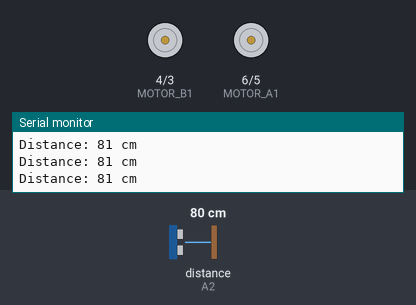
Simulated run of this sketch. Board: Arduino Uno, built with avr-gcc and run on an emulated ATmega328P. Shown: motor-driver pin pairs drawn as motors (green arrow = first pin HIGH = forward, orange = second pin HIGH = backward, longer = more drive), the last lines printed to the serial monitor. The inputs (shaded band) are chosen by the test bench; at power-on: distance to the obstacle (sensor on A2) 80 cm. The echo pulse lasts 58.3 µs per cm.

Above: at 1.2 s.
1.3 s: distance to the obstacle (sensor on A2) set to 7 cm
2.8 s: distance to the obstacle (sensor on A2) set to 4 cm
At 5.7 s:
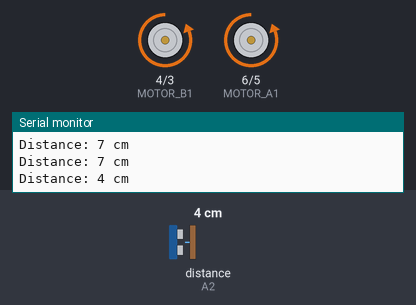
5.8 s: distance to the obstacle (sensor on A2) set to 9 cm
At 6.7 s:
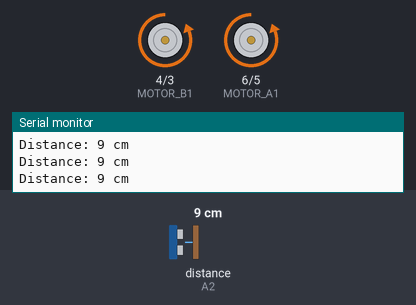
7.3 s: distance to the obstacle (sensor on A2) set to 2 cm
At 9.1 s:
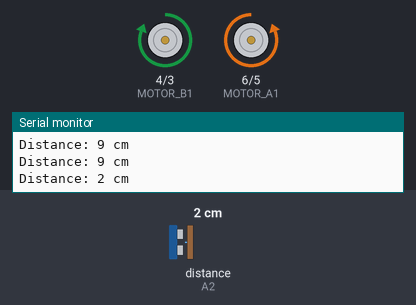
Timing chart, 0 to 11.3 s (numbered marks = the images above; inputs shaded):
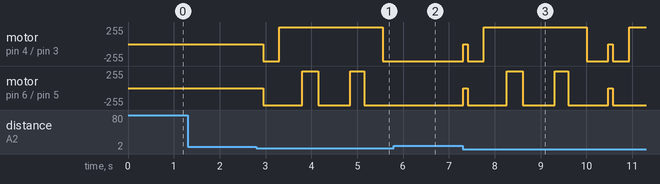

Measured:
- the behaviour switches between 6 and 5 cm on distance to the obstacle (sensor on A2) (found by bisection; images 0 and 1)
- after the input at 5.8 s, motor on pin 4 (MOTOR_B1) / pin 3 (MOTOR_B2), motor on pin 6 (MOTOR_A1) / pin 5 (MOTOR_A2): stays backward 255/255 (without the input it goes to stopped after 0.22 s)

The sketch:

self-drive.ino
```cpp
  #include <NewPing.h>

  int MOTOR_A1 = 6; // MOTOR_A1 connected to Digital pin D6
  int MOTOR_A2 = 5; // MOTOR_A2 connected to Digital pin D5
  int MOTOR_B1 = 4; // MOTOR_B1 connected to Digital pin D4
  int MOTOR_B2 = 3; // MOTOR_B2 connected to Digital pin D3

  #define TRIG A3 // TRIG PIN connected to Analog pin A3
  #define ECHO A2 // ECHO PIN connected to Analog pin A2
  #define MAX_DISTANCE 100 // Define Maximum Distance

  NewPing sonar(TRIG, ECHO, MAX_DISTANCE);

  void setup() {
    pinMode(MOTOR_A1, OUTPUT); // initialize MOTOR_A1 pin as an output
    pinMode(MOTOR_A2, OUTPUT); // initialize MOTOR_A2 pin as an output
    pinMode(MOTOR_B1, OUTPUT); // initialize MOTOR_B1 pin as an output
    pinMode(MOTOR_B2, OUTPUT); // initialize MOTOR_B2 pin as an output

    Serial.begin(9600); // Initialize serial communication
  }

  void loop() {
    delay(70);
    int distance = sonar.ping_cm();

    if (distance == 0) {
      distance = 30; // Set a default distance in case of an error
    }

    Serial.print("Distance: "); // Print the distance label
    Serial.print(distance); // Print the measured distance in centimeters
    Serial.println(" cm"); // Print a newline for formatting

    if (distance <= 5) { // Change the distance threshold to 5 cm
      Stop();
      delay(100);
      turnRight();
      delay(350);
      moveForward();
      delay(500);
      turnLeft();
      delay(350);
      moveForward();
      delay(700);
      turnLeft();
      delay(300);
      moveForward();
      delay(400);
      turnRight();
      delay(400);
    }
  }

  void Stop() {
    digitalWrite(MOTOR_A1, LOW);
    digitalWrite(MOTOR_A2, LOW);
    digitalWrite(MOTOR_B1, LOW);
    digitalWrite(MOTOR_B2, LOW);
  }

  void turnRight() {
    digitalWrite(MOTOR_A1, LOW);
    digitalWrite(MOTOR_A2, HIGH);
    digitalWrite(MOTOR_B1, LOW);
    digitalWrite(MOTOR_B2, HIGH);
  }

  void turnLeft() {
    digitalWrite(MOTOR_A1, HIGH);
    digitalWrite(MOTOR_A2, LOW);
    digitalWrite(MOTOR_B1, HIGH);
    digitalWrite(MOTOR_B2, LOW);
  }

  void moveForward() {
    digitalWrite(MOTOR_A1, LOW);
    digitalWrite(MOTOR_A2, HIGH);
    digitalWrite(MOTOR_B1, HIGH);
    digitalWrite(MOTOR_B2, LOW);
  }
```
